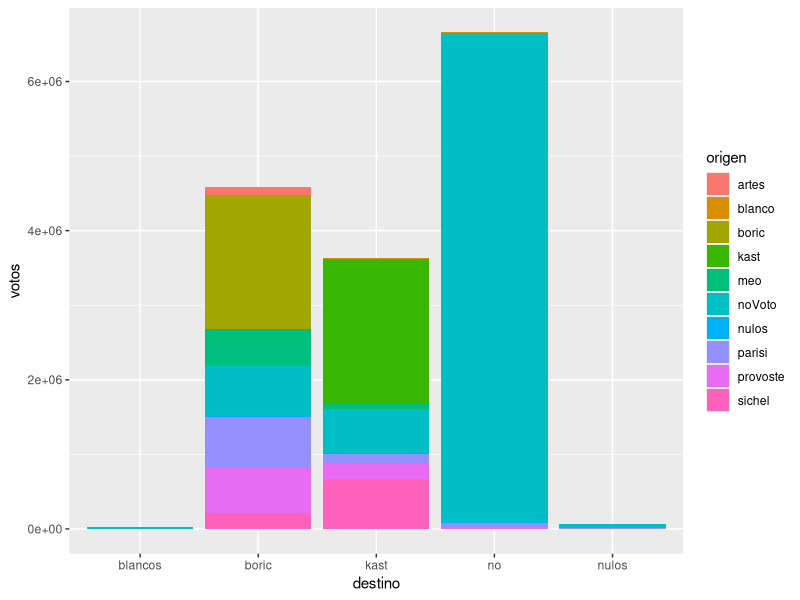
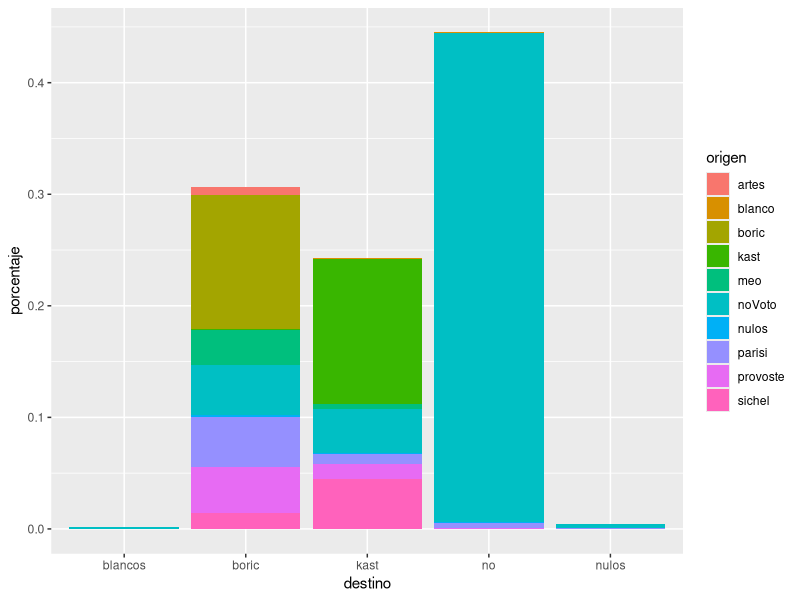
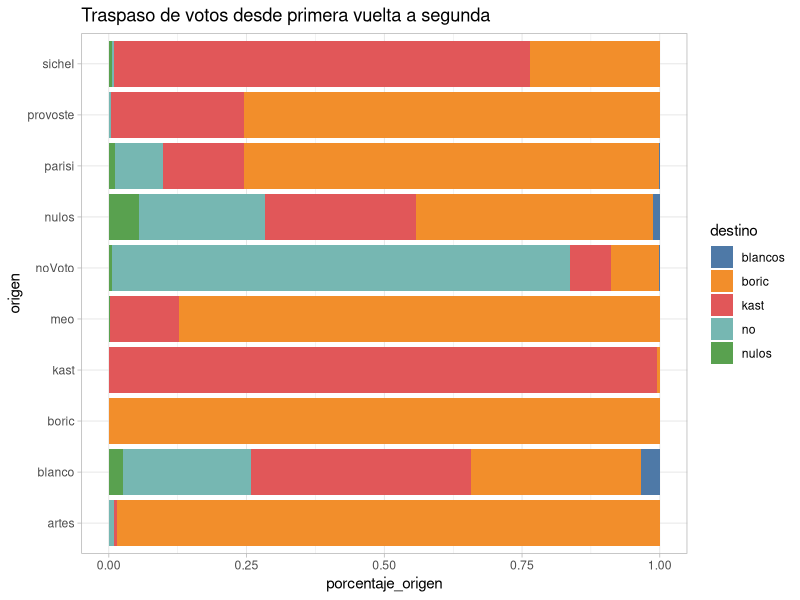
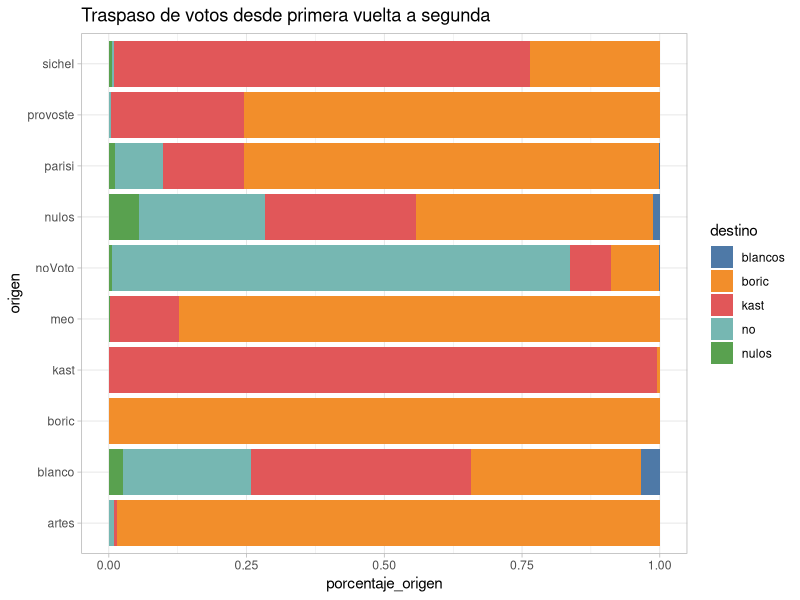

Generate these figures, in order, with R:
library(tidyverse)
library(openxlsx)
library(ggthemes)

dataset_raw =  read.csv("com_clust_tot.csv") 

dataset_raw %>% group_by(origen) %>% summarise_if(is.numeric,sum) %>% write.xlsx("totales.xlsx")

dataset_raw %>% select(-com_clust) %>% group_by(origen) %>% summarise_if(is.numeric,sum) %>% ungroup() %>% mutate_if(is.numeric,~./sum(.))

dataset = dataset_raw %>% 
  gather("destino","porcentaje",-origen,-com_clust) %>% 
  rename(votos = porcentaje) %>% 
  group_by(origen,destino) %>% 
  summarise(votos = sum(votos),.groups = "drop") %>% 
  ungroup() %>% 
  mutate(porcentaje = votos/sum(votos)) %>% 
  group_by(origen) %>% 
  mutate(porcentaje_origen = votos/sum(votos)) %>% 
  group_by(destino) %>% 
  mutate(porcentaje_destino = votos/sum(votos)) %>% 
  ungroup() %>% 
  mutate(origen = str_remove_all(origen,"_pv$"),
         destino = str_remove_all(destino,"^delta_|^detla_"))

dataset


ggplot(dataset,aes(destino,votos,fill = origen)) + geom_bar(stat = "identity")

ggplot(dataset,aes(destino,porcentaje,fill = origen)) + geom_bar(stat = "identity")

ggplot(dataset,aes(porcentaje_origen,origen,fill = destino)) + 
  geom_bar(stat = "identity") +
  theme_light() +
  ggthemes::scale_fill_tableau() +
  ggtitle("Traspaso de votos desde primera vuelta a segunda")

ggsave("pesos.png",width = 8,height = 6)
